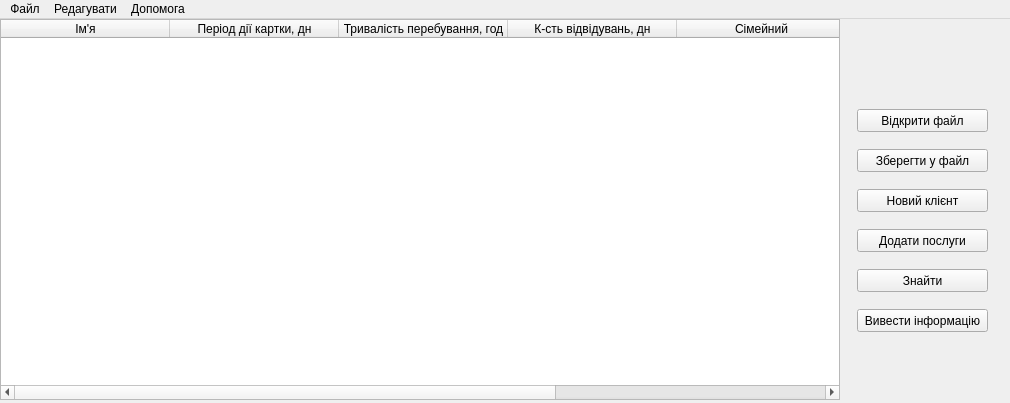
<?xml version="1.0" encoding="UTF-8"?>
<ui version="4.0">
 <class>MainWindow</class>
 <widget class="QMainWindow" name="MainWindow">
  <property name="geometry">
   <rect>
    <x>0</x>
    <y>0</y>
    <width>1010</width>
    <height>403</height>
   </rect>
  </property>
  <property name="sizePolicy">
   <sizepolicy hsizetype="Preferred" vsizetype="Preferred">
    <horstretch>0</horstretch>
    <verstretch>0</verstretch>
   </sizepolicy>
  </property>
  <property name="windowTitle">
   <string>Абонемент в басейн</string>
  </property>
  <widget class="QWidget" name="centralwidget">
   <widget class="QTableWidget" name="TablePoolPass">
    <property name="geometry">
     <rect>
      <x>0</x>
      <y>0</y>
      <width>840</width>
      <height>381</height>
     </rect>
    </property>
    <property name="editTriggers">
     <set>QAbstractItemView::NoEditTriggers</set>
    </property>
    <property name="selectionMode">
     <enum>QAbstractItemView::NoSelection</enum>
    </property>
    <property name="selectionBehavior">
     <enum>QAbstractItemView::SelectRows</enum>
    </property>
    <attribute name="horizontalHeaderCascadingSectionResizes">
     <bool>true</bool>
    </attribute>
    <attribute name="horizontalHeaderMinimumSectionSize">
     <number>39</number>
    </attribute>
    <attribute name="horizontalHeaderDefaultSectionSize">
     <number>169</number>
    </attribute>
    <attribute name="horizontalHeaderStretchLastSection">
     <bool>false</bool>
    </attribute>
    <attribute name="verticalHeaderDefaultSectionSize">
     <number>31</number>
    </attribute>
    <column>
     <property name="text">
      <string>Ім'я</string>
     </property>
    </column>
    <column>
     <property name="text">
      <string>Період дії картки, дн</string>
     </property>
    </column>
    <column>
     <property name="text">
      <string>Тривалість перебування, год</string>
     </property>
    </column>
    <column>
     <property name="text">
      <string>К-сть відвідувань, дн</string>
     </property>
    </column>
    <column>
     <property name="text">
      <string>Сімейний</string>
     </property>
    </column>
    <column>
     <property name="text">
      <string>Додаткові послуги</string>
     </property>
    </column>
   </widget>
   <widget class="QPushButton" name="EnterDataFromFileButton">
    <property name="geometry">
     <rect>
      <x>857</x>
      <y>90</y>
      <width>131</width>
      <height>23</height>
     </rect>
    </property>
    <property name="text">
     <string>Відкрити файл</string>
    </property>
   </widget>
   <widget class="QPushButton" name="EnterDataInFileButton">
    <property name="geometry">
     <rect>
      <x>857</x>
      <y>130</y>
      <width>131</width>
      <height>23</height>
     </rect>
    </property>
    <property name="text">
     <string>Зберегти у файл</string>
    </property>
   </widget>
   <widget class="QPushButton" name="AddNewElementButton">
    <property name="geometry">
     <rect>
      <x>857</x>
      <y>170</y>
      <width>131</width>
      <height>23</height>
     </rect>
    </property>
    <property name="text">
     <string>Новий клієнт</string>
    </property>
   </widget>
   <widget class="QPushButton" name="AddServicesButton">
    <property name="geometry">
     <rect>
      <x>857</x>
      <y>210</y>
      <width>131</width>
      <height>23</height>
     </rect>
    </property>
    <property name="text">
     <string>Додати послуги</string>
    </property>
   </widget>
   <widget class="QPushButton" name="SearchButton">
    <property name="geometry">
     <rect>
      <x>857</x>
      <y>250</y>
      <width>131</width>
      <height>23</height>
     </rect>
    </property>
    <property name="text">
     <string>Знайти</string>
    </property>
   </widget>
   <widget class="QPushButton" name="OutputButton">
    <property name="geometry">
     <rect>
      <x>857</x>
      <y>290</y>
      <width>131</width>
      <height>23</height>
     </rect>
    </property>
    <property name="text">
     <string>Вивести інформацію</string>
    </property>
   </widget>
  </widget>
  <widget class="QMenuBar" name="menuBar">
   <property name="geometry">
    <rect>
     <x>0</x>
     <y>0</y>
     <width>1010</width>
     <height>21</height>
    </rect>
   </property>
   <widget class="QMenu" name="menu">
    <property name="title">
     <string>Файл</string>
    </property>
    <addaction name="OpenFile"/>
    <addaction name="SaveFile"/>
    <addaction name="Exit"/>
   </widget>
   <widget class="QMenu" name="menu_2">
    <property name="title">
     <string>Редагувати</string>
    </property>
    <addaction name="NewClientButton"/>
    <addaction name="AddServicesButtonMenuBarButton"/>
    <addaction name="Search"/>
    <addaction name="OutputInformationButton"/>
   </widget>
   <widget class="QMenu" name="menu_3">
    <property name="title">
     <string>Допомога</string>
    </property>
    <addaction name="About"/>
   </widget>
   <addaction name="menu"/>
   <addaction name="menu_2"/>
   <addaction name="menu_3"/>
  </widget>
  <action name="OpenFile">
   <property name="text">
    <string>Відкрити</string>
   </property>
  </action>
  <action name="SaveFile">
   <property name="text">
    <string>Зберегти</string>
   </property>
  </action>
  <action name="Exit">
   <property name="text">
    <string>Вихід</string>
   </property>
  </action>
  <action name="NewClientButton">
   <property name="text">
    <string>Новий клієнт</string>
   </property>
  </action>
  <action name="AddServicesButtonMenuBarButton">
   <property name="text">
    <string>Додати послуги</string>
   </property>
  </action>
  <action name="Search">
   <property name="text">
    <string>Знайти</string>
   </property>
  </action>
  <action name="OutputInformationButton">
   <property name="text">
    <string>Вивести інформацію</string>
   </property>
  </action>
  <action name="About">
   <property name="text">
    <string>Про програму</string>
   </property>
  </action>
 </widget>
 <resources/>
 <connections/>
</ui>
